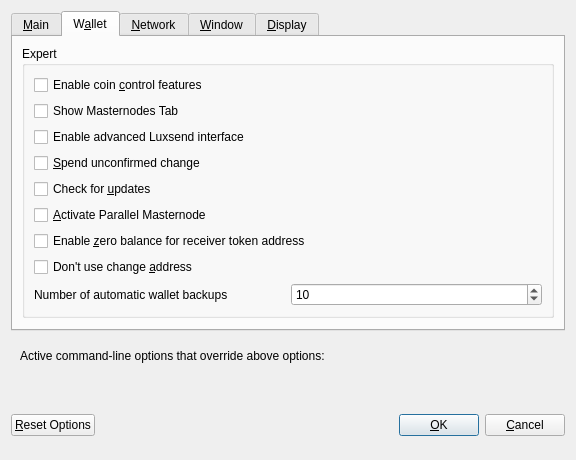
<?xml version="1.0" encoding="UTF-8"?>
<ui version="4.0">
 <class>OptionsDialog</class>
 <widget class="QDialog" name="OptionsDialog">
  <property name="geometry">
   <rect>
    <x>0</x>
    <y>0</y>
    <width>576</width>
    <height>419</height>
   </rect>
  </property>
  <property name="windowTitle">
   <string>Options</string>
  </property>
  <property name="modal">
   <bool>true</bool>
  </property>
  <layout class="QVBoxLayout" name="verticalLayout">
   <item>
    <widget class="QTabWidget" name="tabWidget">
     <property name="currentIndex">
      <number>1</number>
     </property>
     <widget class="QWidget" name="tabMain">
      <attribute name="title">
       <string>&amp;Main</string>
      </attribute>
      <layout class="QVBoxLayout" name="verticalLayout_Main">
       <item>
        <widget class="QCheckBox" name="bitcoinAtStartup">
         <property name="toolTip">
          <string>Automatically start LUX after logging in to the system.</string>
         </property>
         <property name="text">
          <string>&amp;Start LUX on system login</string>
         </property>
        </widget>
       </item>
       <item>
        <widget class="QCheckBox" name="logEvents">
         <property name="text">
          <string>Enable  log &amp;events</string>
         </property>
        </widget>
       </item>
       <item>
        <widget class="QCheckBox" name="txIndex">
         <property name="text">
          <string>Enable &amp;transaction indexes</string>
         </property>
        </widget>
       </item>
       <item>
        <widget class="QCheckBox" name="addressIndex">
         <property name="text">
          <string>Enable &amp;address indexes</string>
         </property>
        </widget>
       </item>
       <item>
        <layout class="QHBoxLayout" name="horizontalLayout_2_Main">
         <item>
          <widget class="QLabel" name="databaseCacheLabel">
           <property name="text">
            <string>Size of &amp;database cache</string>
           </property>
           <property name="textFormat">
            <enum>Qt::PlainText</enum>
           </property>
           <property name="buddy">
            <cstring>databaseCache</cstring>
           </property>
          </widget>
         </item>
         <item>
          <widget class="QSpinBox" name="databaseCache"/>
         </item>
         <item>
          <widget class="QLabel" name="databaseCacheUnitLabel">
           <property name="text">
            <string>MB</string>
           </property>
           <property name="textFormat">
            <enum>Qt::PlainText</enum>
           </property>
          </widget>
         </item>
         <item>
          <spacer name="horizontalSpacer_2_Main">
           <property name="orientation">
            <enum>Qt::Horizontal</enum>
           </property>
           <property name="sizeHint" stdset="0">
            <size>
             <width>40</width>
             <height>20</height>
            </size>
           </property>
          </spacer>
         </item>
        </layout>
       </item>
       <item>
        <layout class="QHBoxLayout" name="horizontalLayout_3_Main">
         <item>
          <widget class="QLabel" name="threadsScriptVerifLabel">
           <property name="text">
            <string>Number of script &amp;verification threads</string>
           </property>
           <property name="textFormat">
            <enum>Qt::PlainText</enum>
           </property>
           <property name="buddy">
            <cstring>threadsScriptVerif</cstring>
           </property>
          </widget>
         </item>
         <item>
          <widget class="QSpinBox" name="threadsScriptVerif">
           <property name="toolTip">
            <string>(0 = auto, &lt;0 = leave that many cores free)</string>
           </property>
          </widget>
         </item>
         <item>
          <spacer name="horizontalSpacer_3_Main">
           <property name="orientation">
            <enum>Qt::Horizontal</enum>
           </property>
           <property name="sizeHint" stdset="0">
            <size>
             <width>40</width>
             <height>20</height>
            </size>
           </property>
          </spacer>
         </item>
        </layout>
       </item>
       <item>
        <layout class="QHBoxLayout" name="horizontalLayout_5_Main">
         <item>
          <widget class="QLabel" name="logFileCountLabel">
           <property name="text">
            <string>Number of debug log files</string>
           </property>
          </widget>
         </item>
         <item>
          <widget class="QSpinBox" name="logFileCount">
           <property name="minimum">
            <number>1</number>
           </property>
          </widget>
         </item>
         <item>
          <spacer name="horizontalSpacer_5_Main">
           <property name="orientation">
            <enum>Qt::Horizontal</enum>
           </property>
           <property name="sizeHint" stdset="0">
            <size>
             <width>40</width>
             <height>20</height>
            </size>
           </property>
          </spacer>
         </item>
        </layout>
       </item>
       <item>
        <spacer name="verticalSpacer_Main">
         <property name="orientation">
          <enum>Qt::Vertical</enum>
         </property>
         <property name="sizeHint" stdset="0">
          <size>
           <width>20</width>
           <height>40</height>
          </size>
         </property>
        </spacer>
       </item>
       <item>
        <layout class="QHBoxLayout" name="horizontalLayout_4_Main">
         <item>
          <widget class="QLabel" name="label">
           <property name="toolTip">
            <string>This setting determines the amount of individual masternodes that an input will be anonymized through.&lt;br/&gt;More rounds of anonymization gives a higher degree of privacy, but also costs more in fees.</string>
           </property>
           <property name="text">
            <string>Darksend rounds to use</string>
           </property>
          </widget>
         </item>
         <item>
          <widget class="QSpinBox" name="darksendRounds">
           <property name="minimum">
            <number>2</number>
           </property>
           <property name="maximum">
            <number>8</number>
           </property>
           <property name="value">
            <number>4</number>
           </property>
          </widget>
         </item>
        </layout>
       </item>
       <item>
        <spacer name="verticalSpacer_Main1">
         <property name="orientation">
          <enum>Qt::Vertical</enum>
         </property>
         <property name="sizeHint" stdset="0">
          <size>
           <width>20</width>
           <height>40</height>
          </size>
         </property>
        </spacer>
       </item>
       <item>
        <layout class="QHBoxLayout" name="horizontalLayout">
         <item>
          <widget class="QLabel" name="label_2">
           <property name="toolTip">
            <string>This amount acts as a threshold to turn off Darksend once it's reached.</string>
           </property>
           <property name="statusTip">
            <string notr="true"/>
           </property>
           <property name="whatsThis">
            <string notr="true"/>
           </property>
           <property name="accessibleName">
            <string notr="true"/>
           </property>
           <property name="accessibleDescription">
            <string notr="true"/>
           </property>
           <property name="text">
            <string>Amount of LUX to keep anonymized</string>
           </property>
          </widget>
         </item>
         <item>
          <widget class="QSpinBox" name="anonymizeLux">
           <property name="minimum">
            <number>100</number>
           </property>
           <property name="maximum">
            <number>100000</number>
           </property>
           <property name="singleStep">
            <number>100</number>
           </property>
           <property name="value">
            <number>1000</number>
           </property>
          </widget>
         </item>
        </layout>
       </item>
      </layout>
     </widget>
     <widget class="QWidget" name="tabWallet">
      <attribute name="title">
       <string>W&amp;allet</string>
      </attribute>
      <layout class="QVBoxLayout" name="verticalLayout_Wallet">
       <item>
        <widget class="QGroupBox" name="groupBox">
         <property name="title">
          <string>Expert</string>
         </property>
         <layout class="QVBoxLayout" name="verticalLayout_2">
          <item>
           <widget class="QCheckBox" name="coinControlFeatures">
            <property name="toolTip">
             <string>Whether to show coin control features or not.</string>
            </property>
            <property name="text">
             <string>Enable coin &amp;control features</string>
            </property>
           </widget>
          </item>
          <item>
           <widget class="QCheckBox" name="showMasternodesTab">
            <property name="toolTip">
             <string>Show additional tab listing all your masternodes in first sub-tab&lt;br/&gt;and all masternodes on the network in second sub-tab.</string>
            </property>
            <property name="text">
             <string>Show Masternodes Tab</string>
            </property>
           </widget>
          </item>
          <item>
           <widget class="QCheckBox" name="showAdvancedUI">
            <property name="toolTip">
             <string>Show additional information and buttons for Luxsend on overview screen.</string>
            </property>
            <property name="text">
             <string>Enable advanced Luxsend interface</string>
            </property>
           </widget>
          </item>
          <item>
           <widget class="QCheckBox" name="spendZeroConfChange">
            <property name="toolTip">
             <string>If you disable the spending of unconfirmed change, the change from a transaction&lt;br/&gt;cannot be used until that transaction has at least one confirmation.&lt;br/&gt;This also affects how your balance is computed.</string>
            </property>
            <property name="text">
             <string>&amp;Spend unconfirmed change</string>
            </property>
           </widget>
          </item>
          <item>
           <widget class="QCheckBox" name="checkUpdates">
            <property name="text">
             <string>Check for &amp;updates</string>
            </property>
           </widget>
          </item>
          <item>
           <widget class="QCheckBox" name="parallelMasternodes">
            <property name="toolTip">
             <string>Coming soon</string>
            </property>
            <property name="text">
             <string>&amp;Activate Parallel Masternode</string>
            </property>
           </widget>
          </item>
          <item>
           <widget class="QCheckBox" name="zeroBalanceAddressToken">
            <property name="text">
             <string>Enable &amp;zero balance for receiver token address</string>
            </property>
           </widget>
          </item>
          <item>
           <widget class="QCheckBox" name="notUseChangeAddress">
            <property name="text">
             <string>Don't use change &amp;address</string>
            </property>
           </widget>
          </item>

            <item>
              <layout class="QHBoxLayout" name="horizontalLayout_1_Wallet">
                <item>
                  <widget class="QLabel" name="walletBackupslabel">
                    <property name="text">
                      <string>Number of automatic wallet backups</string>
                    </property>
                  </widget>
                </item>
                <item>
                  <widget class="QSpinBox" name="walletBackups">
                    <property name="minimum">
                      <number>1</number>
                    </property>
                    <property name="maximum">
                      <number>20</number>
                    </property>
                    <property name="value">
                      <number>10</number>
                    </property>
                  </widget>
                </item>
              </layout>
            </item>

         </layout>
        </widget>
       </item>
       <item>
        <spacer name="verticalSpacer_Wallet">
         <property name="orientation">
          <enum>Qt::Vertical</enum>
         </property>
         <property name="sizeHint" stdset="0">
          <size>
           <width>20</width>
           <height>40</height>
          </size>
         </property>
        </spacer>
       </item>
      </layout>
     </widget>
     <widget class="QWidget" name="tabNetwork">
      <attribute name="title">
       <string>&amp;Network</string>
      </attribute>
      <layout class="QVBoxLayout" name="verticalLayout_Network">
       <item>
        <widget class="QCheckBox" name="mapPortUpnp">
         <property name="toolTip">
          <string>Automatically open the LUX client port on the router. This only works when your router supports UPnP and it is enabled.</string>
         </property>
         <property name="text">
          <string>Map port using &amp;UPnP</string>
         </property>
        </widget>
       </item>
       <item>
        <widget class="QCheckBox" name="allowIncoming">
         <property name="toolTip">
          <string>Accept connections from outside</string>
         </property>
         <property name="text">
          <string>Allow incoming connections</string>
         </property>
        </widget>
       </item>
       <item>
        <widget class="QCheckBox" name="connectSocks">
         <property name="toolTip">
          <string>Connect to the LUX network through a SOCKS5 proxy.</string>
         </property>
         <property name="text">
          <string>&amp;Connect through SOCKS5 proxy (default proxy):</string>
         </property>
        </widget>
       </item>
       <item>
        <layout class="QHBoxLayout" name="horizontalLayout_1_Network">
         <item>
          <widget class="QLabel" name="proxyIpLabel">
           <property name="text">
            <string>Proxy &amp;IP:</string>
           </property>
           <property name="textFormat">
            <enum>Qt::PlainText</enum>
           </property>
           <property name="buddy">
            <cstring>proxyIp</cstring>
           </property>
          </widget>
         </item>
         <item>
          <widget class="QValidatedLineEdit" name="proxyIp">
           <property name="minimumSize">
            <size>
             <width>140</width>
             <height>0</height>
            </size>
           </property>
           <property name="maximumSize">
            <size>
             <width>140</width>
             <height>16777215</height>
            </size>
           </property>
           <property name="toolTip">
            <string>IP address of the proxy (e.g. IPv4: 127.0.0.1 / IPv6: ::1)</string>
           </property>
          </widget>
         </item>
         <item>
          <widget class="QLabel" name="proxyPortLabel">
           <property name="text">
            <string>&amp;Port:</string>
           </property>
           <property name="textFormat">
            <enum>Qt::PlainText</enum>
           </property>
           <property name="buddy">
            <cstring>proxyPort</cstring>
           </property>
          </widget>
         </item>
         <item>
          <widget class="QLineEdit" name="proxyPort">
           <property name="minimumSize">
            <size>
             <width>55</width>
             <height>0</height>
            </size>
           </property>
           <property name="maximumSize">
            <size>
             <width>55</width>
             <height>16777215</height>
            </size>
           </property>
           <property name="toolTip">
            <string>Port of the proxy (e.g. 9050)</string>
           </property>
          </widget>
         </item>
         <item>
          <spacer name="horizontalSpacer_1_Network">
           <property name="orientation">
            <enum>Qt::Horizontal</enum>
           </property>
           <property name="sizeHint" stdset="0">
            <size>
             <width>40</width>
             <height>20</height>
            </size>
           </property>
          </spacer>
         </item>
        </layout>
       </item>
       <item>
        <spacer name="verticalSpacer_Network">
         <property name="orientation">
          <enum>Qt::Vertical</enum>
         </property>
         <property name="sizeHint" stdset="0">
          <size>
           <width>20</width>
           <height>40</height>
          </size>
         </property>
        </spacer>
       </item>
      </layout>
     </widget>
     <widget class="QWidget" name="tabWindow">
      <attribute name="title">
       <string>&amp;Window</string>
      </attribute>
      <layout class="QVBoxLayout" name="verticalLayout_Window">
       <item>
        <widget class="QCheckBox" name="hideTrayIcon">
         <property name="toolTip">
          <string>&amp;Hide the icon from the system tray.</string>
         </property>
         <property name="text">
          <string>Hide tray icon</string>
         </property>
        </widget>
       </item>
       <item>
        <widget class="QCheckBox" name="minimizeToTray">
         <property name="toolTip">
          <string>Show only a tray icon after minimizing the window.</string>
         </property>
         <property name="text">
          <string>&amp;Minimize to the tray instead of the taskbar</string>
         </property>
        </widget>
       </item>
       <item>
        <widget class="QCheckBox" name="minimizeOnClose">
         <property name="toolTip">
          <string>Minimize instead of exit the application when the window is closed. When this option is enabled, the application will be closed only after selecting Quit in the menu.</string>
         </property>
         <property name="text">
          <string>M&amp;inimize on close</string>
         </property>
        </widget>
       </item>
       <item>
        <spacer name="verticalSpacer_Window">
         <property name="orientation">
          <enum>Qt::Vertical</enum>
         </property>
         <property name="sizeHint" stdset="0">
          <size>
           <width>20</width>
           <height>40</height>
          </size>
         </property>
        </spacer>
       </item>
      </layout>
     </widget>
     <widget class="QWidget" name="tabDisplay">
      <attribute name="title">
       <string>&amp;Display</string>
      </attribute>
      <layout class="QVBoxLayout" name="verticalLayout_Display">
       <item>
        <layout class="QHBoxLayout" name="horizontalLayout_1_Display">
         <item>
          <widget class="QLabel" name="langLabel">
           <property name="text">
            <string>User Interface &amp;language:</string>
           </property>
           <property name="textFormat">
            <enum>Qt::PlainText</enum>
           </property>
           <property name="buddy">
            <cstring>lang</cstring>
           </property>
          </widget>
         </item>
         <item>
          <widget class="QValueComboBox" name="lang">
           <property name="toolTip">
            <string>The user interface language can be set here. This setting will take effect after restarting LUX.</string>
           </property>
          </widget>
         </item>
        </layout>
       </item>
       <item>
        <widget class="QLabel" name="label_3">
         <property name="toolTip">
          <string notr="true"/>
         </property>
         <property name="statusTip">
          <string notr="true"/>
         </property>
         <property name="whatsThis">
          <string notr="true"/>
         </property>
         <property name="accessibleName">
          <string notr="true"/>
         </property>
         <property name="text">
          <string>Language missing or translation incomplete? Help contributing translations here:
https://www.transifex.com/Luxcore/Luxcore</string>
         </property>
         <property name="wordWrap">
          <bool>true</bool>
         </property>
         <property name="openExternalLinks">
          <bool>true</bool>
         </property>
         <property name="textInteractionFlags">
          <set>Qt::TextBrowserInteraction</set>
         </property>
        </widget>
       </item>
       <item>
        <layout class="QHBoxLayout" name="horizontalLayout_4_Display" stretch="0,0">
         <item>
          <widget class="QLabel" name="themeLabel">
           <property name="text">
            <string>User Interface Theme:</string>
           </property>
          </widget>
         </item>
         <item>
          <widget class="QValueComboBox" name="theme"/>
         </item>
        </layout>
       </item>
       <item>
        <widget class="Line" name="line">
         <property name="orientation">
          <enum>Qt::Horizontal</enum>
         </property>
        </widget>
       </item>
       <item>
        <layout class="QHBoxLayout" name="horizontalLayout_2_Display">
         <item>
          <widget class="QLabel" name="unitLabel">
           <property name="text">
            <string>&amp;Unit to show amounts in:</string>
           </property>
           <property name="textFormat">
            <enum>Qt::PlainText</enum>
           </property>
           <property name="buddy">
            <cstring>unit</cstring>
           </property>
          </widget>
         </item>
         <item>
          <widget class="QValueComboBox" name="unit">
           <property name="toolTip">
            <string>Choose the default subdivision unit to show in the interface and when sending coins.</string>
           </property>
          </widget>
         </item>
        </layout>
       </item>
       <item>
        <layout class="QHBoxLayout" name="horizontalLayout_5_Display">
         <item>
          <widget class="QLabel" name="digitsLabel">
           <property name="text">
            <string>Decimal digits</string>
           </property>
          </widget>
         </item>
         <item>
          <widget class="QValueComboBox" name="digits"/>
         </item>
        </layout>
       </item>
       <item>
        <layout class="QHBoxLayout" name="horizontalLayout_3_Display">
         <item>
          <widget class="QLabel" name="thirdPartyTxUrlsLabel">
           <property name="toolTip">
            <string>Third party URLs (e.g. a block explorer) that appear in the transactions tab as context menu items. %s in the URL is replaced by transaction hash. Multiple URLs are separated by vertical bar |.</string>
           </property>
           <property name="text">
            <string>Third party transaction URLs</string>
           </property>
           <property name="buddy">
            <cstring>thirdPartyTxUrls</cstring>
           </property>
          </widget>
         </item>
         <item>
          <widget class="QLineEdit" name="thirdPartyTxUrls">
           <property name="toolTip">
            <string>Third party URLs (e.g. a block explorer) that appear in the transactions tab as context menu items. %s in the URL is replaced by transaction hash. Multiple URLs are separated by vertical bar |.</string>
           </property>
          </widget>
         </item>
        </layout>
       </item>
       <item>
        <spacer name="verticalSpacer">
         <property name="orientation">
          <enum>Qt::Vertical</enum>
         </property>
         <property name="sizeHint" stdset="0">
          <size>
           <width>20</width>
           <height>40</height>
          </size>
         </property>
        </spacer>
       </item>
      </layout>
     </widget>
    </widget>
   </item>
   <item>
    <widget class="QFrame" name="frame">
     <layout class="QVBoxLayout" name="verticalLayout_Bottom">
      <item>
       <layout class="QHBoxLayout" name="horizontalLayout_Bottom">
        <item>
         <widget class="QLabel" name="overriddenByCommandLineInfoLabel">
          <property name="text">
           <string>Active command-line options that override above options:</string>
          </property>
          <property name="textFormat">
           <enum>Qt::PlainText</enum>
          </property>
         </widget>
        </item>
        <item>
         <spacer name="horizontalSpacer_Bottom">
          <property name="orientation">
           <enum>Qt::Horizontal</enum>
          </property>
          <property name="sizeHint" stdset="0">
           <size>
            <width>40</width>
            <height>20</height>
           </size>
          </property>
         </spacer>
        </item>
       </layout>
      </item>
      <item>
       <widget class="QLabel" name="overriddenByCommandLineLabel">
        <property name="text">
         <string/>
        </property>
        <property name="textFormat">
         <enum>Qt::PlainText</enum>
        </property>
        <property name="wordWrap">
         <bool>true</bool>
        </property>
       </widget>
      </item>
     </layout>
    </widget>
   </item>
   <item>
    <layout class="QHBoxLayout" name="horizontalLayout_Buttons">
     <item>
      <widget class="QPushButton" name="resetButton">
       <property name="toolTip">
        <string>Reset all client options to default.</string>
       </property>
       <property name="text">
        <string>&amp;Reset Options</string>
       </property>
       <property name="autoDefault">
        <bool>false</bool>
       </property>
      </widget>
     </item>
     <item>
      <spacer name="horizontalSpacer_1">
       <property name="orientation">
        <enum>Qt::Horizontal</enum>
       </property>
       <property name="sizeHint" stdset="0">
        <size>
         <width>40</width>
         <height>48</height>
        </size>
       </property>
      </spacer>
     </item>
     <item>
      <widget class="QLabel" name="statusLabel">
       <property name="minimumSize">
        <size>
         <width>200</width>
         <height>0</height>
        </size>
       </property>
       <property name="font">
        <font>
         <weight>75</weight>
         <bold>true</bold>
        </font>
       </property>
       <property name="text">
        <string/>
       </property>
       <property name="textFormat">
        <enum>Qt::PlainText</enum>
       </property>
       <property name="wordWrap">
        <bool>true</bool>
       </property>
      </widget>
     </item>
     <item>
      <spacer name="horizontalSpacer_2">
       <property name="orientation">
        <enum>Qt::Horizontal</enum>
       </property>
       <property name="sizeHint" stdset="0">
        <size>
         <width>40</width>
         <height>48</height>
        </size>
       </property>
      </spacer>
     </item>
     <item>
      <widget class="QPushButton" name="okButton">
       <property name="text">
        <string>&amp;OK</string>
       </property>
       <property name="autoDefault">
        <bool>false</bool>
       </property>
       <property name="default">
        <bool>true</bool>
       </property>
      </widget>
     </item>
     <item>
      <widget class="QPushButton" name="cancelButton">
       <property name="text">
        <string>&amp;Cancel</string>
       </property>
       <property name="autoDefault">
        <bool>false</bool>
       </property>
      </widget>
     </item>
    </layout>
   </item>
  </layout>
 </widget>
 <customwidgets>
  <customwidget>
   <class>QValidatedLineEdit</class>
   <extends>QLineEdit</extends>
   <header>qvalidatedlineedit.h</header>
  </customwidget>
  <customwidget>
   <class>QValueComboBox</class>
   <extends>QComboBox</extends>
   <header>qvaluecombobox.h</header>
  </customwidget>
 </customwidgets>
 <resources/>
 <connections/>
</ui>
